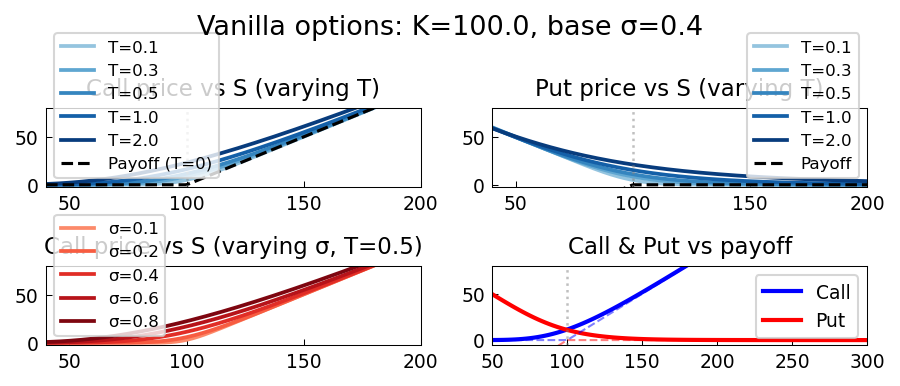

Reproduce this figure in Python.
"""Exploring Vanilla Options.

Uses the Black-Scholes formula to explore how European call and put
prices depend on parameters (S, K, T, sigma, r), following
applics/VanillaOptions.m by Ricardo Pachon (December 2014).

Original MATLAB: https://www.chebfun.org/examples/applics/VanillaOptions.html
"""

import matplotlib
matplotlib.use("Agg")
import matplotlib.pyplot as plt
from chebfunjax.plotting import chebfun_style
chebfun_style()

import numpy as np
from scipy.stats import norm
import os

def run():
    print("=" * 60)
    print("Exploring Vanilla Options")
    print("=" * 60)

    # Black-Scholes formula for call (W=+1) and put (W=-1)
    def vanilla(S, K, T, vol, r, W):
        """Black-Scholes vanilla option price."""
        if np.isscalar(T) and T <= 0:
            return W * np.maximum(W * (S - K), 0.0)
        with np.errstate(divide='ignore', invalid='ignore'):
            d1 = (np.log(S / K) + (r + 0.5 * vol**2) * T) / (vol * np.sqrt(T))
            d2 = d1 - vol * np.sqrt(T)
            return W * (S * norm.cdf(W * d1) - K * np.exp(-r * T) * norm.cdf(W * d2))

    # Payoff at T=0
    def payoff(S, K, W):
        return W * np.maximum(W * (S - K), 0.0)

    # Fixed parameters
    K = 100.0
    r = 0.01
    T_base = 0.5
    vol_base = 0.4
    S_base = 100.0

    S_range = np.linspace(40, 200, 200)

    print(f"\nBase parameters: K={K}, T={T_base}, sigma={vol_base}, r={r}")

    # --- 1. Impact of maturity T ---
    print("\n1. Impact of varying maturity T")
    T_vals = [0.1, 0.3, 0.5, 1.0, 2.0]
    for T in T_vals:
        C = vanilla(S_base, K, T, vol_base, r, 1)
        print(f"  T={T:.1f}: Call(S={S_base}) = {C:.4f}")

    # --- 2. Impact of volatility ---
    print("\n2. Impact of varying volatility sigma")
    vol_vals = [0.1, 0.2, 0.4, 0.6, 0.8]
    for v in vol_vals:
        C = vanilla(S_base, K, T_base, v, r, 1)
        print(f"  sigma={v:.1f}: Call(S={S_base}) = {C:.4f}")

    # Higher vol always increases option price
    C_low = vanilla(S_base, K, T_base, 0.2, r, 1)
    C_high = vanilla(S_base, K, T_base, 0.6, r, 1)
    assert C_high > C_low, "Higher vol should give higher call price"
    print(f"  PASS: C(sigma=0.6) > C(sigma=0.2)")

    # --- 3. Put-call parity ---
    print("\n3. Put-call parity: C - P = S*e^(-q*T) - K*e^(-r*T)")
    S_test_arr = [70, 100, 130]
    for S_test in S_test_arr:
        C = vanilla(S_test, K, T_base, vol_base, r, 1)
        P = vanilla(S_test, K, T_base, vol_base, r, -1)
        lhs = C - P
        rhs = S_test - K * np.exp(-r * T_base)
        err = abs(lhs - rhs)
        print(f"  S={S_test}: C-P={lhs:.4f}, S-K*e^(-rT)={rhs:.4f}, err={err:.6f}")
        assert err < 1e-8, f"Put-call parity violated: {err}"

    print("  PASS: Put-call parity holds")

    # --- 4. Moneyness: ITM, ATM, OTM ---
    print("\n4. Moneyness analysis")
    T_fixed = 0.5; vol_fixed = 0.4
    for S_test in [70, 100, 130]:
        C = vanilla(S_test, K, T_fixed, vol_fixed, r, 1)
        P = vanilla(S_test, K, T_fixed, vol_fixed, r, -1)
        intrinsic_call = max(S_test - K, 0)
        time_value = C - intrinsic_call
        print(f"  S={S_test}: Call={C:.3f}, Put={P:.3f}, "
              f"intrinsic={intrinsic_call:.1f}, time_val={time_value:.3f}")

    # --- Plot ---
    _here = os.path.dirname(os.path.abspath(__file__))
    fig, axes = plt.subplots(2, 2)

    # Panel 1: Call prices for different maturities
    colors = plt.cm.Blues(np.linspace(0.4, 0.95, len(T_vals)))
    for T_v, col in zip(T_vals, colors):
        C_arr = vanilla(S_range, K, T_v, vol_base, r, 1)
        axes[0, 0].plot(S_range, C_arr, color=col, linewidth=1.8, label=f'T={T_v}')
    axes[0, 0].plot(S_range, payoff(S_range, K, 1), 'k--', linewidth=1.5, label='Payoff (T=0)')
    axes[0, 0].axvline(K, color='gray', linestyle=':', alpha=0.5)
    axes[0, 0].set_title("Call price vs S (varying T)", fontsize=11)
    axes[0, 0].legend(fontsize=8)
    axes[0, 0].set_ylim([-2, 80])

    # Panel 2: Put prices for different maturities
    for T_v, col in zip(T_vals, colors):
        P_arr = vanilla(S_range, K, T_v, vol_base, r, -1)
        axes[0, 1].plot(S_range, P_arr, color=col, linewidth=1.8, label=f'T={T_v}')
    axes[0, 1].plot(S_range, payoff(S_range, K, -1), 'k--', linewidth=1.5, label='Payoff')
    axes[0, 1].axvline(K, color='gray', linestyle=':', alpha=0.5)
    axes[0, 1].set_title("Put price vs S (varying T)", fontsize=11)
    axes[0, 1].legend(fontsize=8)
    axes[0, 1].set_ylim([-2, 80])

    # Panel 3: Sensitivity to volatility
    colors_v = plt.cm.Reds(np.linspace(0.4, 0.95, len(vol_vals)))
    for v, col in zip(vol_vals, colors_v):
        C_arr = vanilla(S_range, K, T_base, v, r, 1)
        axes[1, 0].plot(S_range, C_arr, color=col, linewidth=1.8, label=f'σ={v:.1f}')
    axes[1, 0].set_title(f"Call price vs S (varying σ, T={T_base})", fontsize=11)
    axes[1, 0].legend(fontsize=8)
    axes[1, 0].set_ylim([-2, 80])

    # Panel 4: Call vs Put comparison ATM
    S_atm = np.linspace(0.5, 3.0, 100) * K
    C_atm = vanilla(S_atm, K, T_base, vol_base, r, 1)
    P_atm = vanilla(S_atm, K, T_base, vol_base, r, -1)
    axes[1, 1].plot(S_atm, C_atm, 'b-', linewidth=2, label='Call')
    axes[1, 1].plot(S_atm, P_atm, 'r-', linewidth=2, label='Put')
    axes[1, 1].plot(S_atm, payoff(S_atm, K, 1), 'b--', linewidth=1, alpha=0.5)
    axes[1, 1].plot(S_atm, payoff(S_atm, K, -1), 'r--', linewidth=1, alpha=0.5)
    axes[1, 1].axvline(K, color='gray', linestyle=':', alpha=0.5)
    axes[1, 1].set_title("Call & Put vs payoff", fontsize=11)
    axes[1, 1].legend(fontsize=9)
    axes[1, 1].set_ylim([-5, 80])

    fig.suptitle(f"Vanilla options: K={K}, base σ={vol_base}", fontsize=13)
    fig.tight_layout()
    fig.savefig(os.path.join(_here, "vanilla_options.png"), dpi=150, bbox_inches="tight")
    plt.close(fig)

    print("\nAll checks passed.")
    return True

if __name__ == "__main__":
    run()
